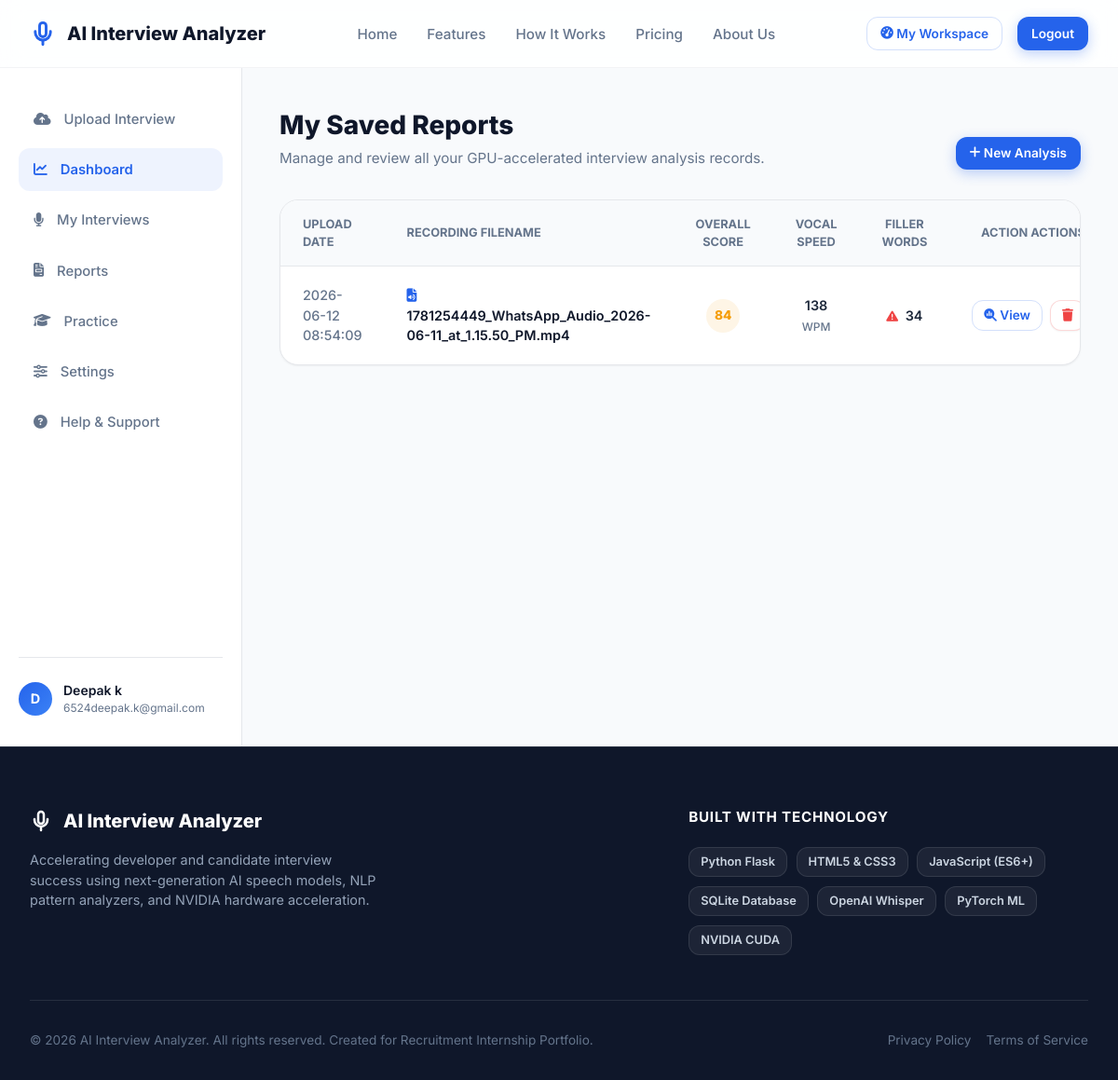
Screenshot of /reports (signed in) with the database file from the repository.
### tables this page shows
CREATE TABLE interviews (
            id INTEGER PRIMARY KEY AUTOINCREMENT,
            user_id INTEGER NOT NULL,
            file_name TEXT NOT NULL,
            transcript TEXT NOT NULL,
            communication_score INTEGER NOT NULL,
            confidence_score INTEGER NOT NULL,
            grammar_score INTEGER NOT NULL,
            speaking_speed_score INTEGER NOT NULL,
            answer_quality_score INTEGER NOT NULL,
            overall_score INTEGER NOT NULL,
            speaking_speed INTEGER NOT NULL,
            filler_words TEXT NOT NULL,
            feedback TEXT NOT NULL,
            recommendations TEXT NOT NULL,
            created_at TIMESTAMP DEFAULT CURRENT_TIMESTAMP,
            FOREIGN KEY (user_id) REFERENCES users(id) ON DELETE CASCADE
        );

### app.py (the view)
@app.route('/reports')
def reports():
    if not session.get('user_id'):
        flash('Please log in to view reports history.', 'error')
        return redirect(url_for('login'))
    db_interviews = database.get_interviews_by_user(session['user_id'])
    interviews = []
    for row in db_interviews:
        item = dict(row)
        item['file_name'] = clean_filename_filter(item['file_name'])
        try:
            item['filler_counts'] = json.loads(item['filler_words'])
        except Exception:
            item['filler_counts'] = {"total": 0}
        interviews.append(item)
    return render_template('reports.html', interviews=interviews)

### app.py (called while the page is built)
@app.template_filter('clean_filename')
def clean_filename_filter(s):
    if '_' in s:
        return s.split('_', 1)[-1]
    return s

### database.py (called while the page is built)
def get_db_connection():
    conn = sqlite3.connect(DATABASE_PATH)
    conn.row_factory = sqlite3.Row
    return conn

def get_interviews_by_user(user_id):
    conn = get_db_connection()
    cursor = conn.cursor()
    interviews = cursor.execute(
        'SELECT * FROM interviews WHERE user_id = ? ORDER BY created_at DESC',
        (user_id,)
    ).fetchall()
    conn.close()
    return interviews

### templates/reports.html (shortened to what this page needs)
{% extends 'base.html' %}
{% block content %}
<div class="app-layout">
    <aside class="app-sidebar">
        <ul class="sidebar-menu">
            <li class="sidebar-item">
                <a href="/upload" id="sidebar-upload"><i class="fa-solid fa-cloud-arrow-up"></i><span>Upload Interview</span></a>
            </li>
            <li class="sidebar-item active">
                <a href="/dashboard" id="sidebar-dashboard"><i class="fa-solid fa-chart-line"></i><span>Dashboard</span></a>
            </li>
            <li class="sidebar-item">
                <a href="/reports" id="sidebar-my-interviews"><i class="fa-solid fa-microphone"></i><span>My Interviews</span></a>
            </li>
            <li class="sidebar-item">
                <a href="/reports" id="sidebar-reports"><i class="fa-solid fa-file-invoice"></i><span>Reports</span></a>
            </li>
            <li class="sidebar-item">
                <a href="/practice" id="sidebar-practice"><i class="fa-solid fa-graduation-cap"></i><span>Practice</span></a>
            </li>
            <li class="sidebar-item">
                <a href="/settings" id="sidebar-settings"><i class="fa-solid fa-sliders"></i><span>Settings</span></a>
            </li>
            <li class="sidebar-item">
                <a href="/help" id="sidebar-help"><i class="fa-solid fa-circle-question"></i><span>Help & Support</span></a>
            </li>
        </ul>
        <div class="sidebar-footer">
            <div class="user-avatar">{{ session.get('user_name', 'U')[0] }}</div>
            <div class="user-info-box">
                <span class="user-name-label">{{ session.get('user_name', 'Guest User') }}</span>
                <span class="user-email-label">{{ session.get('user_email', 'guest@example.com') }}</span>
            </div>
        </div>
    </aside>
    <main class="app-content">
        <div class="page-header" style="display: flex; justify-content: space-between; align-items: flex-end;">
            <div>
                <h2 class="page-title">My Saved Reports</h2>
                <p class="page-subtitle">Manage and review all your GPU-accelerated interview analysis records.</p>
            </div>
            <div>
                <a href="/upload" class="btn btn-primary btn-sm"><i class="fa-solid fa-plus"></i> &nbsp;New Analysis</a>
            </div>
        </div>
        {% if interviews %}
            <div class="reports-table-card">
                <table class="reports-table">
                    <thead>
                        <tr>
                            <th>Upload Date</th>
                            <th>Recording Filename</th>
                            <th style="text-align: center;">Overall Score</th>
                            <th style="text-align: center;">Vocal Speed</th>
                            <th style="text-align: center;">Filler Words</th>
                            <th style="text-align: right;">Action Actions</th>
                        </tr>
                    </thead>
                    <tbody>
                        {% for item in interviews %}
                            <tr>
                                <td style="font-weight: 500; color: var(--text-muted);">{{ item.created_at }}</td>
                                <td style="font-weight: 600; color: var(--dark-navy);">
                                    <i class="fa-solid fa-file-audio" style="color: var(--primary-blue); margin-right: 0.5rem;"></i>
                                    {{ item.file_name }}
                                </td>
                                <td style="text-align: center;">
                                    <span class="score-badge
                                        {% if item.overall_score >= 85 %}high
                                        {% elif item.overall_score >= 75 %}mid
                                        {% else %}low
                                        {% endif %}">
                                        {{ item.overall_score }}
                                    </span>
                                </td>
                                <td style="text-align: center; font-weight: 600;">
                                    {{ item.speaking_speed }} <span style="font-size: 0.75rem; color: var(--text-muted); font-weight: 500;">WPM</span>
                                </td>
                                <td style="text-align: center; font-weight: 600;">
                                    <i class="fa-solid fa-triangle-exclamation" style="color: {% if item.filler_counts.total > 30 %}var(--danger){% else %}var(--success){% endif %}; margin-right: 0.25rem; font-size: 0.8rem;"></i>
                                    {{ item.filler_counts.total }}
                                </td>
                                <td style="text-align: right;">
                                    <div style="display: inline-flex; gap: 0.5rem;">
                                        <a href="/results/{{ item.id }}" class="btn btn-secondary btn-sm" style="padding: 0.35rem 0.75rem;"><i class="fa-solid fa-magnifying-glass-chart"></i> &nbsp;View</a>
                                        <a href="/delete/{{ item.id }}" class="btn btn-white btn-sm" style="padding: 0.35rem 0.75rem; color: var(--danger); border-color: rgba(239, 68, 68, 0.2);" onclick="return confirm('Are you sure you want to delete this interview record? This action is permanent.')"><i class="fa-solid fa-trash"></i></a>
                                    </div>
                                </td>
                            </tr>
                        {% endfor %}
                    </tbody>
                </table>
            </div>
        {% endif %}
    </main>
</div>
{% endblock %}

### static/css/style.css (style rules this page uses)
:root { --primary-blue: #2563EB; --secondary-blue: #1D4ED8; --dark-navy: #0F172A; --white: #FFFFFF; --light-gray: #F8FAFC; --border-gray: #E5E7EB; --text-main: #1E293B; --text-muted: #64748B; --success: #10B981; --warning: #F59E0B; --danger: #EF4444; --font-main: 'Inter', sans-serif; --shadow-sm: 0 1px 2px 0 rgb(0 0 0 / 0.05); --shadow-md: 0 4px 6px -1px rgb(0 0 0 / 0.1), 0 2px 4px -2px rgb(0 0 0 / 0.1); --shadow-lg: 0 10px 15px -3px rgb(0 0 0 / 0.1), 0 4px 6px -4px rgb(0 0 0 / 0.1); --shadow-glow: 0 0 15px rgba(37, 99, 235, 0.2); --radius-sm: 0.375rem; --radius-md: 0.75rem; --radius-lg: 1.25rem; --radius-full: 9999px; --transition-all: all 0.3s cubic-bezier(0.4, 0, 0.2, 1); }
* { margin: 0; padding: 0; box-sizing: border-box; }
html { scroll-behavior: smooth; }
body { font-family: var(--font-main); color: var(--text-main); background-color: var(--light-gray); line-height: 1.5; -webkit-font-smoothing: antialiased; }
.btn { display: inline-flex; align-items: center; justify-content: center; font-weight: 600; font-size: 0.95rem; padding: 0.625rem 1.25rem; border-radius: var(--radius-md); cursor: pointer; transition: var(--transition-all); text-decoration: none; border: 1px solid transparent; }
.btn-sm { padding: 0.4rem 0.875rem; font-size: 0.85rem; }
.btn-primary { background-color: var(--primary-blue); color: var(--white); box-shadow: 0 4px 14px rgba(37, 99, 235, 0.3); }
.btn-secondary { background-color: transparent; color: var(--primary-blue); border-color: rgba(37, 99, 235, 0.2); }
.btn-white { background-color: var(--white); color: var(--dark-navy); border-color: var(--border-gray); box-shadow: var(--shadow-sm); }
.app-layout { display: grid; grid-template-columns: 260px 1fr; min-height: calc(100vh - 4.5rem); }
.app-sidebar { background: var(--white); border-right: 1px solid var(--border-gray); padding: 2rem 1.25rem; display: flex; flex-direction: column; justify-content: space-between; }
.sidebar-menu { list-style: none; display: flex; flex-direction: column; gap: 0.5rem; }
.sidebar-item a { display: flex; align-items: center; gap: 0.875rem; padding: 0.75rem 1rem; color: var(--text-muted); text-decoration: none; font-weight: 500; border-radius: var(--radius-md); font-size: 0.925rem; transition: var(--transition-all); }
.sidebar-item.active a, .sidebar-item a:hover { background: rgba(37, 99, 235, 0.08); color: var(--primary-blue); font-weight: 600; }
.sidebar-footer { border-top: 1px solid var(--border-gray); padding-top: 1.5rem; display: flex; align-items: center; gap: 0.75rem; }
.user-avatar { width: 2.25rem; height: 2.25rem; border-radius: var(--radius-full); background: linear-gradient(135deg, var(--primary-blue) 0%, #3B82F6 100%); color: var(--white); display: flex; align-items: center; justify-content: center; font-weight: 700; font-size: 0.9rem; }
.user-info-box { display: flex; flex-direction: column; }
.user-name-label { font-size: 0.875rem; font-weight: 600; color: var(--dark-navy); }
.user-email-label { font-size: 0.75rem; color: var(--text-muted); }
.app-content { padding: 2.5rem; overflow-y: auto; }
.page-header { margin-bottom: 2rem; }
.page-title { font-size: 1.75rem; font-weight: 800; color: var(--dark-navy); margin-bottom: 0.25rem; }
.page-subtitle { font-size: 0.95rem; color: var(--text-muted); }
.reports-table-card { background: var(--white); border: 1px solid var(--border-gray); border-radius: var(--radius-lg); box-shadow: var(--shadow-sm); overflow: hidden; }
.reports-table { width: 100%; border-collapse: collapse; text-align: left; }
.reports-table th { background: var(--light-gray); padding: 1rem 1.5rem; font-size: 0.8rem; font-weight: 700; color: var(--text-muted); text-transform: uppercase; border-bottom: 1px solid var(--border-gray); }
.reports-table td { padding: 1.25rem 1.5rem; font-size: 0.9rem; border-bottom: 1px solid var(--border-gray); color: var(--text-main); }
.reports-table tr:last-child td { border-bottom: none; }
.score-badge { display: inline-flex; align-items: center; justify-content: center; width: 2.25rem; height: 2.25rem; border-radius: var(--radius-full); font-weight: 800; font-size: 0.85rem; }
.score-badge.mid { background: rgba(245, 158, 11, 0.1); color: var(--warning); }

### rows the page displays
interviews: created_at "2026-06-12 08:54:09", file_name "1781254449_WhatsApp_Audio_2026-06-11_at_1.15.50_PM.mp4", overall_score "84", speaking_speed "138", filler_counts.total "34"

### other values shown
{{ session.get('user_name', 'U')[0] }} "D"
{{ session.get('user_name', 'Guest User') }} "Deepak k"
{{ session.get('user_email', 'guest@example.com') }} "6524deepak.k@gmail.com"
